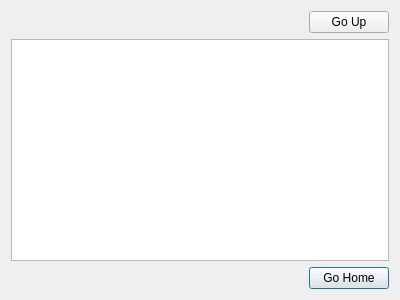
<?xml version="1.0" encoding="UTF-8"?>
<ui version="4.0">
 <class>GirderFileBrowserDialog</class>
 <widget class="QDialog" name="GirderFileBrowserDialog">
  <property name="geometry">
   <rect>
    <x>0</x>
    <y>0</y>
    <width>400</width>
    <height>300</height>
   </rect>
  </property>
  <property name="windowTitle">
   <string>Dialog</string>
  </property>
  <layout class="QGridLayout" name="gridLayout">
   <item row="2" column="1">
    <widget class="QPushButton" name="push_goHome">
     <property name="text">
      <string>Go Home</string>
     </property>
    </widget>
   </item>
   <item row="0" column="1">
    <widget class="QPushButton" name="push_goUpDir">
     <property name="text">
      <string>Go Up</string>
     </property>
    </widget>
   </item>
   <item row="1" column="0" colspan="2">
    <widget class="QListView" name="list_fileBrowser"/>
   </item>
   <item row="2" column="0">
    <spacer name="horizontalSpacer">
     <property name="orientation">
      <enum>Qt::Horizontal</enum>
     </property>
     <property name="sizeHint" stdset="0">
      <size>
       <width>40</width>
       <height>20</height>
      </size>
     </property>
    </spacer>
   </item>
   <item row="0" column="0">
    <layout class="QHBoxLayout" name="layout_rootPath">
     <property name="spacing">
      <number>1</number>
     </property>
     <property name="rightMargin">
      <number>15</number>
     </property>
    </layout>
   </item>
  </layout>
 </widget>
 <resources/>
 <connections/>
</ui>
